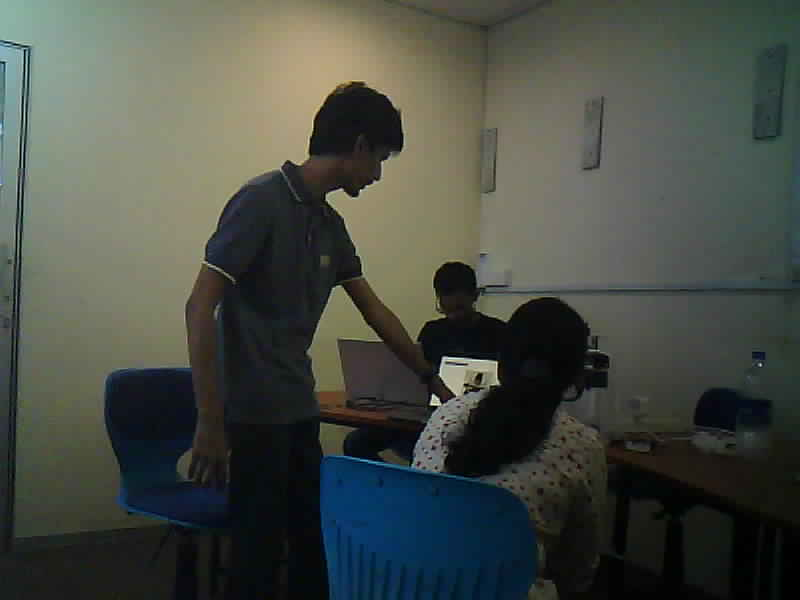
#> input picture Desparity map/images/L_2.png, 800 x 600 px, found by its file name
$ jupyter execute rectify.ipynb
#> lines starting #> are read from the running program, lines starting #| are printed output that depends on the picture
[cell 1]
import cv2 as cv
import numpy as np
import os
import glob
from matplotlib import pyplot as plt

[cell 2]
imgL = cv.imread("./sample/L_2.png", cv.IMREAD_GRAYSCALE)
#> imgL: shape (600, 800); min 0, max 238, mean 73
imgR = cv.imread("./sample/R_2.png", cv.IMREAD_GRAYSCALE)
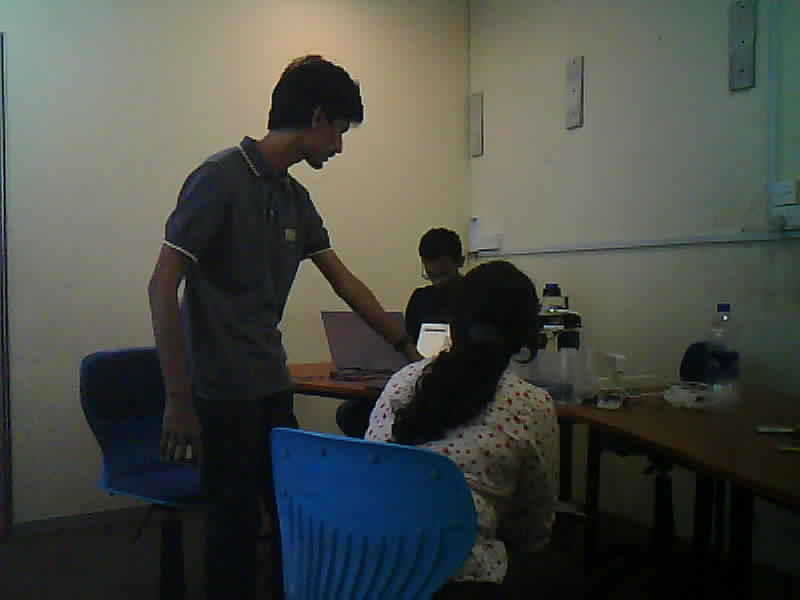
#> input picture Desparity map/images/R_2.png, 800 x 600 px, found by its file name
#> imgR: shape (600, 800); min 0, max 237, mean 73.6

sift = cv.SIFT_create()

kp1, des1 = sift.detectAndCompute(imgL, None)
#> kp1 = 579 keypoints; strongest (x, y, size): (435, 400, 6.5), (433, 396, 2.7), (432, 404, 2.7), (435, 407, 3.2)
kp2, des2 = sift.detectAndCompute(imgR, None)
#> kp2 = 690 keypoints; strongest (x, y, size): (725, 318, 2.3), (552, 310, 1.9), (433, 340, 21.8), (316, 100, 54.8)

[cell 3]
imgSift = cv.drawKeypoints(
    imgL, kp1, None, flags=cv.DRAW_MATCHES_FLAGS_DRAW_RICH_KEYPOINTS)
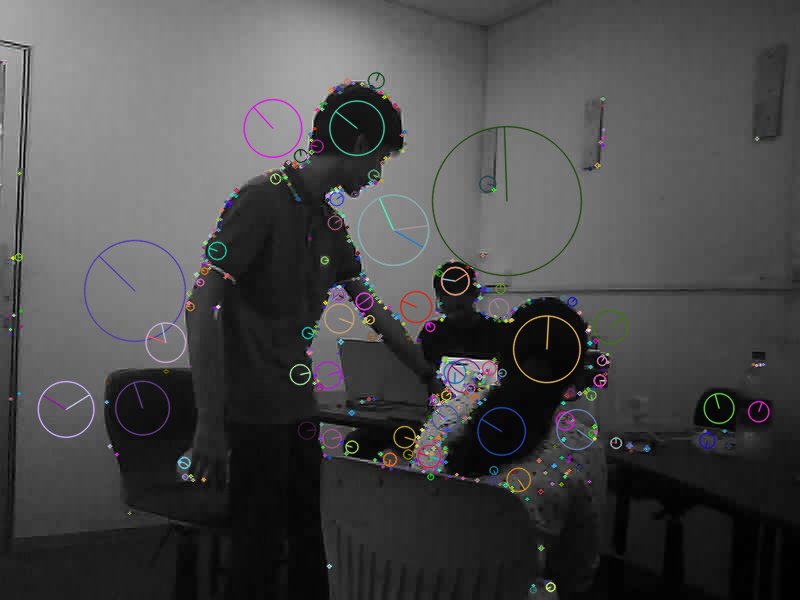
#> imgSift: shape (600, 800, 3); mean of channels 0, 1, 2 74.4, 74, 74.3; drawn as B, G, R
cv.imshow("SIFT Keypoints", imgSift)
cv.waitKey(0)
cv.destroyAllWindows()

[cell 4]
FLANN_INDEX_KDTREE = 1
index_params = dict(algorithm=FLANN_INDEX_KDTREE, trees=5)
search_params = dict(checks=50)   # or pass empty dictionary
flann = cv.FlannBasedMatcher(index_params, search_params)
matches = flann.knnMatch(des1, des2, k=2)
#> matches = 579 matches

matchesMask = [[0, 0] for i in range(len(matches))]
#> matchesMask = 579 pairs, first value 0 to 0, second value 0 to 0
good = []
pts1 = []
pts2 = []

for i, (m, n) in enumerate(matches):
    if m.distance < 0.7*n.distance:

        matchesMask[i] = [1, 0]
        good.append(m)
        pts2.append(kp2[m.trainIdx].pt)
        pts1.append(kp1[m.queryIdx].pt)
#> after the loop, good = 74 matches; matchesMask = 579 pairs, first value 0 to 1, second value 0 to 0; pts1 = 74 pairs, first value 20.54 to 756.6, second value 93.57 to 491.1; pts2 = 74 pairs, first value 8.17 to 733.2, second value 67.63 to 453.3

[cell 5]
draw_params = dict(matchColor=(0, 255, 0),
                   singlePointColor=(255, 0, 0),
                   matchesMask=matchesMask[300:500],
                   flags=cv.DrawMatchesFlags_DEFAULT)
#> draw_params = 4 items

keypoint_matches = cv.drawMatchesKnn(
    imgL, kp1, imgR, kp2, matches[300:500], None, **draw_params)
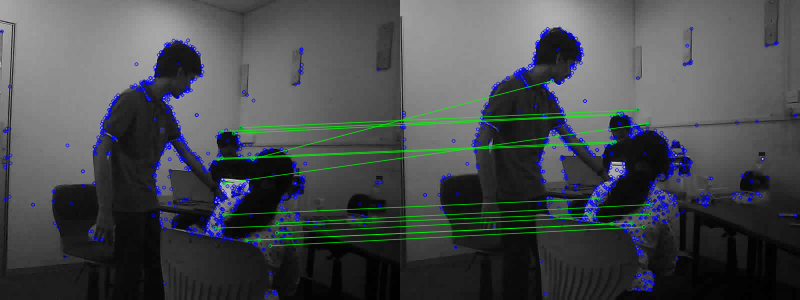
#> keypoint_matches: shape (600, 1600, 3) (shown at 1/2 size); mean of channels 0, 1, 2 76.7, 74.5, 70.7; drawn as B, G, R
cv.imshow("Keypoint matches", keypoint_matches)
cv.waitKey(0)
cv.destroyAllWindows()

[cell 6]
pts1 = np.int32(pts1)
#> pts1 = 74 pairs, first value 20 to 756, second value 93 to 491
pts2 = np.int32(pts2)
#> pts2 = 74 pairs, first value 8 to 733, second value 67 to 453
fundamental_matrix, inliers = cv.findFundamentalMat(pts1, pts2, cv.FM_RANSAC)
#> fundamental_matrix = [[0.000106, -0.00241, 0.733], [0.00259, -0.000204, -3.63], [-0.912, 3.54, 1]]; inliers = 74 values, max 1 at index 1, min 0 at index 0, mean 0.635

pts1 = pts1[inliers.ravel() == 1]
#> pts1 = 47 pairs, first value 65 to 756, second value 127 to 491
pts2 = pts2[inliers.ravel() == 1]
#> pts2 = 47 pairs, first value 49 to 733, second value 90 to 453

[cell 7]
def drawlines(img1src, img2src, lines, pts1src, pts2src):
    r, c = img1src.shape
    img1color = cv.cvtColor(img1src, cv.COLOR_GRAY2BGR)
    img2color = cv.cvtColor(img2src, cv.COLOR_GRAY2BGR)

    np.random.seed(0)
    for r, pt1, pt2 in zip(lines, pts1src, pts2src):
        color = tuple(np.random.randint(0, 255, 3).tolist())
        x0, y0 = map(int, [0, -r[2]/r[1]])
        x1, y1 = map(int, [c, -(r[2]+r[0]*c)/r[1]])
        img1color = cv.line(img1color, (x0, y0), (x1, y1), color, 1)
        img1color = cv.circle(img1color, tuple(pt1), 5, color, -1)
        img2color = cv.circle(img2color, tuple(pt2), 5, color, -1)
    return img1color, img2color

lines1 = cv.computeCorrespondEpilines(
    pts2.reshape(-1, 1, 2), 2, fundamental_matrix)
#> lines1 = 47 rows, first 8: [0.0305, 1, -411], [0.0326, 0.999, -413.9], [-0.0843, 0.996, -245.9], [-0.0893, 0.996, -238.6], [-0.111, 0.994, -206.9], [-0.134, 0.991, -173.4], [-0.173, 0.985, -114.7], [-0.185, 0.983, -96.73]

lines1 = lines1.reshape(-1, 3)

img5, img6 = drawlines(imgL, imgR, lines1, pts1, pts2)
#> the loop in drawlines, `for r, pt1, pt2 in zip(lines, pts1src, pts2src):` made 47 passes
#> (r, pt1, pt2, color, y0, y1) on passes 1 to 9: ([0.0305, 1, -411], [65, 408], [49, 389], (172, 47, 117), 411, 386), ([0.0326, 0.999, -413.9], [142, 407], [114, 387], (192, 67, 251), 414, 388), ([-0.0843, 0.996, -245.9], [203, 264], [164, 244], (195, 103, 9), 246, 314), ([-0.0893, 0.996, -238.6], [206, 259], [166, 238], (211, 21, 242), 239, 311), ([-0.111, 0.994, -206.9], [213, 235], [173, 212], (36, 87, 70), 208, 297), ([-0.134, 0.991, -173.4], [227, 205], [184, 185], (216, 88, 140), 174, 282), ([-0.173, 0.985, -114.7], [282, 167], [241, 143], (58, 193, 230), 116, 257), ([-0.185, 0.983, -96.73], [300, 155], [259, 131], (39, 87, 174), 98, 249), ([-0.185, 0.983, -96.73], [300, 155], [259, 131], (88, 81, 165), 98, 249)
#> after the loop in drawlines, `for r, pt1, pt2 in zip(lines, pts1src, pts2src):`:
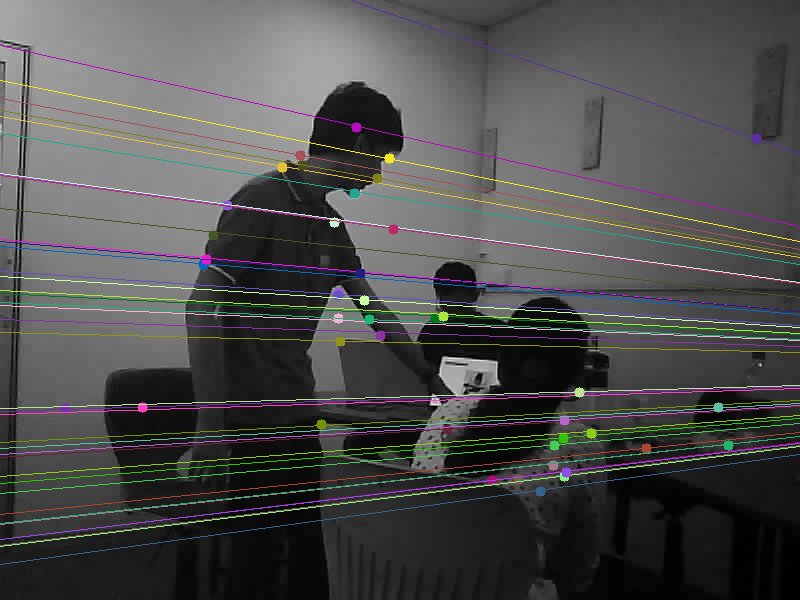
#> img1color: shape (600, 800, 3); mean B, G, R 76.6, 77.3, 77.4
#> after the loop in drawlines, `for r, pt1, pt2 in zip(lines, pts1src, pts2src):`:
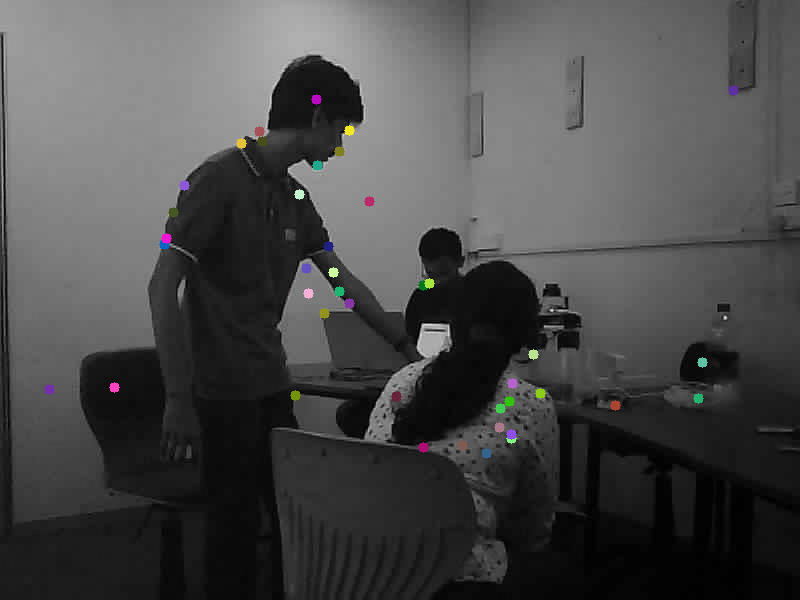
#> img2color: shape (600, 800, 3); mean B, G, R 73.9, 74, 74

lines2 = cv.computeCorrespondEpilines(
    pts1.reshape(-1, 1, 2), 1, fundamental_matrix)
#> lines2 = 47 rows, first 8: [-0.068, -0.998, 390.3], [-0.069, -0.998, 391.6], [0.0378, -0.999, 237.6], [0.0418, -0.999, 231.8], [0.0608, -0.998, 204.1], [0.0853, -0.996, 168], [0.122, -0.992, 113.4], [0.135, -0.991, 94.91]
lines2 = lines2.reshape(-1, 3)
img3, img4 = drawlines(imgR, imgL, lines2, pts2, pts1)
#> the loop in drawlines (call 2), `for r, pt1, pt2 in zip(lines, pts1src, pts2src):` made 47 passes
#> (r, pt1, pt2, color, y0, y1) on passes 1 to 9: ([-0.068, -0.998, 390.3], [49, 389], [65, 408], (172, 47, 117), 391, 336), ([-0.069, -0.998, 391.6], [114, 387], [142, 407], (192, 67, 251), 392, 337), ([0.0378, -0.999, 237.6], [164, 244], [203, 264], (195, 103, 9), 237, 268), ([0.0418, -0.999, 231.8], [166, 238], [206, 259], (211, 21, 242), 231, 265), ([0.0608, -0.998, 204.1], [173, 212], [213, 235], (36, 87, 70), 204, 253), ([0.0853, -0.996, 168], [184, 185], [227, 205], (216, 88, 140), 168, 237), ([0.122, -0.992, 113.4], [241, 143], [282, 167], (58, 193, 230), 114, 212), ([0.135, -0.991, 94.91], [259, 131], [300, 155], (39, 87, 174), 95, 204), ([0.135, -0.991, 94.91], [259, 131], [300, 155], (88, 81, 165), 95, 204)
#> pass 1, in drawlines (call 2), `img1color = cv.line(img1color, (x0, y0), (x1, y1), color, 1)`:
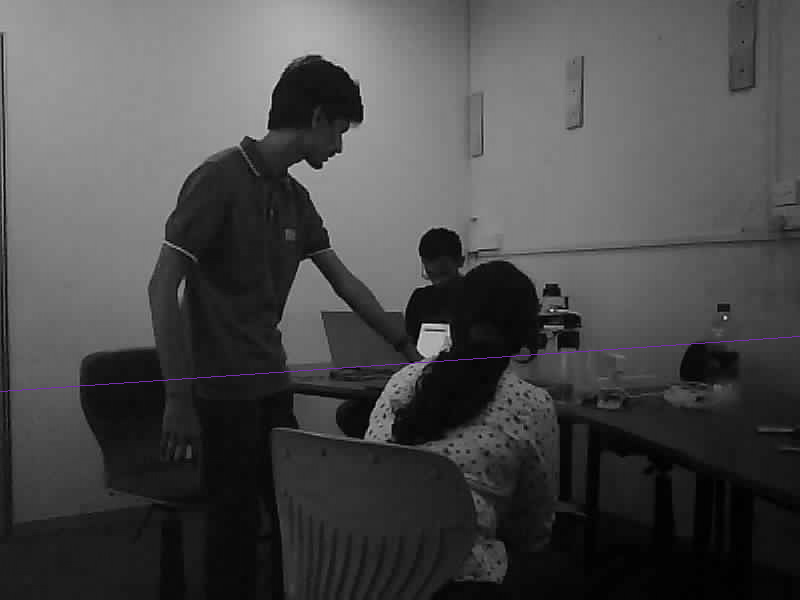
#> img1color: shape (600, 800, 3); mean B, G, R 73.8, 73.6, 73.7
#> after the loop in drawlines (call 2), `for r, pt1, pt2 in zip(lines, pts1src, pts2src):`:
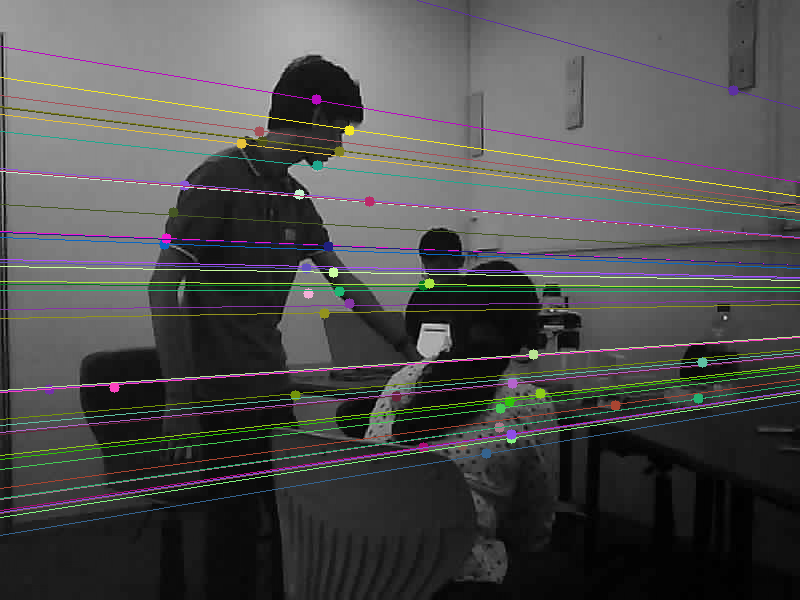
#> img1color: shape (600, 800, 3); mean B, G, R 76.7, 77.2, 77.4
#> after the loop in drawlines (call 2), `for r, pt1, pt2 in zip(lines, pts1src, pts2src):`:
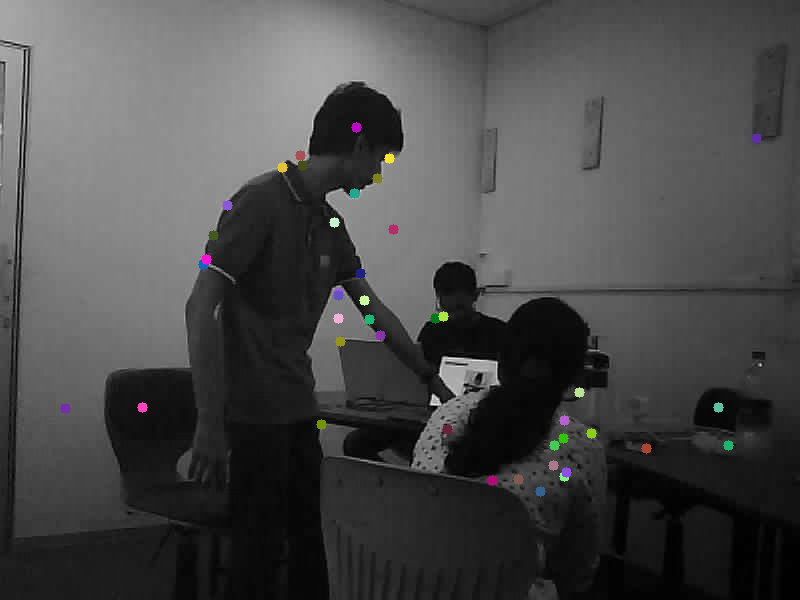
#> img2color: shape (600, 800, 3); mean B, G, R 73.4, 73.4, 73.5

plt.subplot(121), plt.imshow(img5)
plt.subplot(122), plt.imshow(img3)
plt.suptitle("Epilines in both images")
plt.show()
#> figure, not shown here; B, G, R data is drawn as R, G, B

[cell 8]
h1, w1 = imgL.shape
#> h1 = 600; w1 = 800
h2, w2 = imgR.shape
#> h2 = 600; w2 = 800
_, H1, H2 = cv.stereoRectifyUncalibrated(
    np.float32(pts1), np.float32(pts2), fundamental_matrix, imgSize=(w1, h1)
)
#> H1 = [[-2.2, 0.0675, -504.3], [1.23, -3.64, -412.5], [0.00366, -0.000311, -5.11]]; H2 = [[0.618, -0.00441, 154.1], [-0.279, 1, 111.2], [-0.000955, 6.81e-06, 1.38]]

[cell 9]
img1_rectified = cv.warpPerspective(imgL, H1, (w1, h1))
img2_rectified = cv.warpPerspective(imgR, H2, (w2, h2))
cv.imshow("rectified_1.png", img1_rectified)
cv.imshow("rectified_2.png", img2_rectified)
cv.waitKey(0)
cv.destroyAllWindows()

[cell 10]
# Draw the rectified images
fig, axes = plt.subplots(1, 2, figsize=(15, 10))
axes[0].imshow(img1_rectified, cmap="gray")
axes[1].imshow(img2_rectified, cmap="gray")
axes[0].axhline(250)
axes[1].axhline(250)
axes[0].axhline(450)
axes[1].axhline(450)
plt.suptitle("Rectified images")
plt.show()
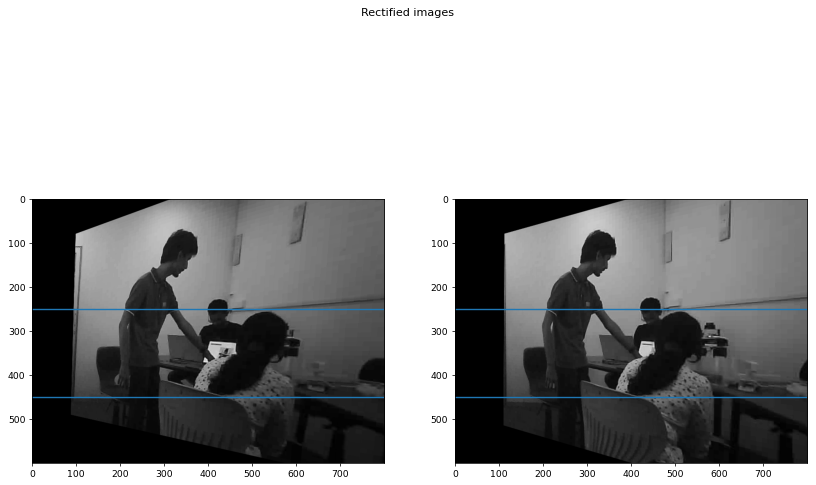
#> figure drawn by matplotlib, 2 panels

[cell 11]
stereo = cv.StereoBM_create(numDisparities=16, blockSize=5)
disparity = stereo.compute(img1_rectified,img2_rectified)
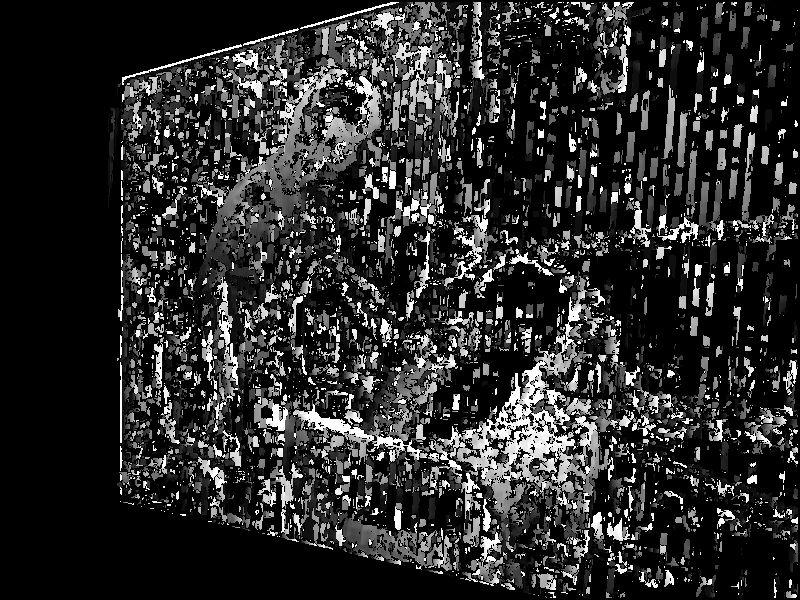
#> disparity: shape (600, 800) int16; min -16, max 240, mean 27.4; drawn with min black and max white
plt.imshow(disparity,'gray')
plt.show()
